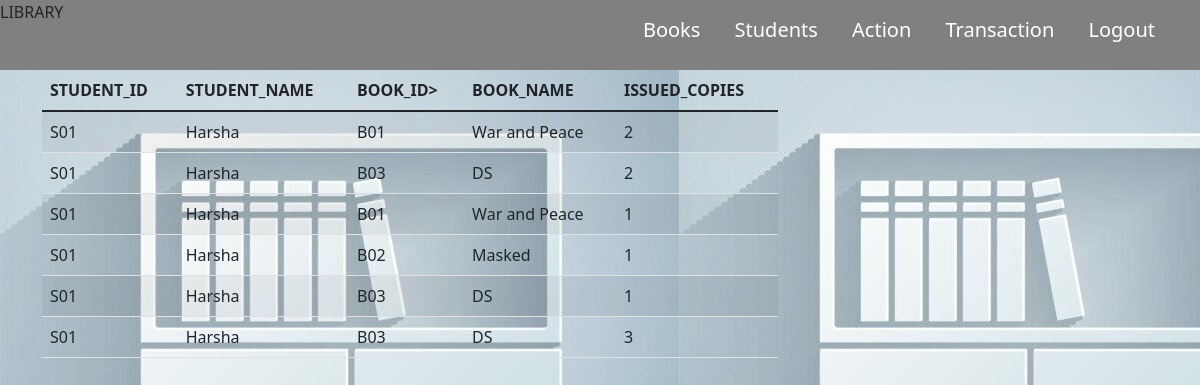
Page /viewlist on the committed database.
### models.py (models this page shows)
class Issue(db.Model):
  id=db.Column(db.Integer,primary_key=True)
  date_created=db.Column(db.DateTime, nullable=False, default=datetime.utcnow)
  type=db.Column(db.String,nullable=False)
  issuedcopies=db.Column(db.Integer,nullable=False)
  book_id=db.Column(db.Integer,db.ForeignKey('book.id'))

class User(db.Model):
  id=db.Column(db.Integer,primary_key=True)
  studentid=db.Column(db.String(20),nullable=False)
  studentname=db.Column(db.String(20),nullable=False)
  email=db.Column(db.String(20),nullable=False)
  contact=db.Column(db.String(20),nullable=False)
  books=db.relationship('Book', backref='owner',lazy=True)

class Book(db.Model):
  id=db.Column(db.Integer,primary_key=True)
  bookid=db.Column(db.String(20),nullable=False)
  bookname=db.Column(db.String(30),nullable=False)
  author=db.Column(db.String(30),nullable=False)
  publisher=db.Column(db.String(30),nullable=False)
  copies=db.Column(db.Integer,nullable=False)
  issuedcopies=db.Column(db.Integer,default=0)
  issues=db.relationship('Issue',backref='issuedto',lazy=True)
  user_id=db.Column(db.Integer,db.ForeignKey('user.id'))

### app.py (the view)
@app.route('/viewlist',methods=['POST','GET'])
def viewlist():
  is1=Issue.query.all()
  return render_template('studentbooklist.html',is1=is1)

### templates/studentbooklist.html (shortened to what this page needs)
{% extends "base.html" %}
{% block content %}
<form method="POST" action="">
  <table class="table table-striped">
    <thead>
      <tr>
        <th scope="col">STUDENT_ID</th>
        <th scope="col">STUDENT_NAME</th>
        <th scope="col">BOOK_ID></th>
        <th scope="col">BOOK_NAME</th>
        <th scope="col">ISSUED_COPIES</th>
      </tr>
    </thead>
    <tbody>
      {% for x in is1 %}
      <tr>
        <td>{{x.issuedto.owner.studentid}}</td>
        <td>{{x.issuedto.owner.studentname}}</td>
        <td>{{x.issuedto.bookid}}</td>
        <td>{{x.issuedto.bookname}}</td>
        <td>{{x.issuedcopies}}</td>
      </tr>
      {% endfor %}
    </tbody>
  </table>
</form>
{% endblock %}

### static/homedemostatic.css (style rules this page uses)
body,html { margin: 0; padding: 0; background-image: url('homepagebackground.jpg'); background-color:grey }

### rows in the picture
Issue: issuedto.owner.studentid "S01", issuedto.owner.studentname "Harsha", issuedto.bookid "B01", issuedto.bookname "War and Peace", issuedcopies "2"
Issue: issuedto.owner.studentid "S01", issuedto.owner.studentname "Harsha", issuedto.bookid "B03", issuedto.bookname "DS", issuedcopies "2"
Issue: issuedto.owner.studentid "S01", issuedto.owner.studentname "Harsha", issuedto.bookid "B01", issuedto.bookname "War and Peace", issuedcopies "1"
Issue: issuedto.owner.studentid "S01", issuedto.owner.studentname "Harsha", issuedto.bookid "B02", issuedto.bookname "Masked", issuedcopies "1"
Issue: issuedto.owner.studentid "S01", issuedto.owner.studentname "Harsha", issuedto.bookid "B03", issuedto.bookname "DS", issuedcopies "1"
Issue: issuedto.owner.studentid "S01", issuedto.owner.studentname "Harsha", issuedto.bookid "B03", issuedto.bookname "DS", issuedcopies "3"
